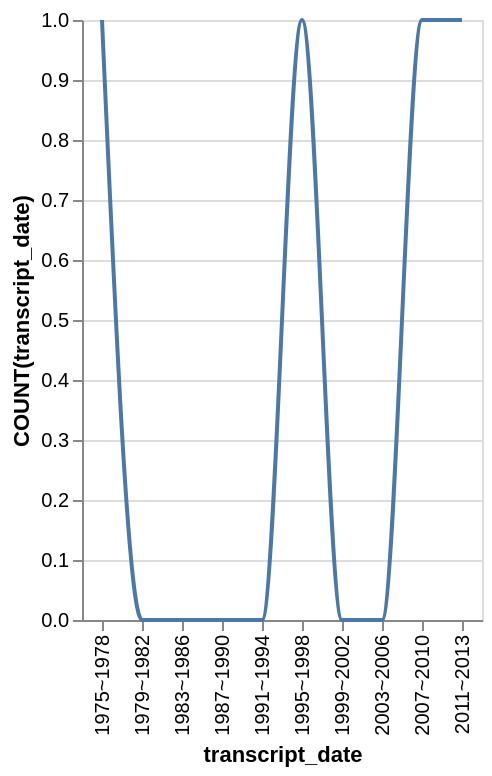

Source (Vega-Lite JSON):
### Vega-Lite specification from a JSON file in a GitHub repository (floating-point values rounded to 4 significant figures)
{"data": {"values": [{"x_data": "1975~1978", "y_data": 1}, {"x_data": "1979~1982", "y_data": 0}, {"x_data": "1983~1986", "y_data": 0}, {"x_data": "1987~1990", "y_data": 0}, {"x_data": "1991~1994", "y_data": 0}, {"x_data": "1995~1998", "y_data": 1}, {"x_data": "1999~2002", "y_data": 0}, {"x_data": "2003~2006", "y_data": 0}, {"x_data": "2007~2010", "y_data": 1}, {"x_data": "2011~2013", "y_data": 1}]}, "mark": {"type": "line", "interpolate": "monotone"}, "encoding": {"x": {"field": "x_data", "type": "nominal", "title": "transcript_date", "sort": "ascending"}, "y": {"field": "y_data", "type": "quantitative", "title": "COUNT(transcript_date)"}}}
